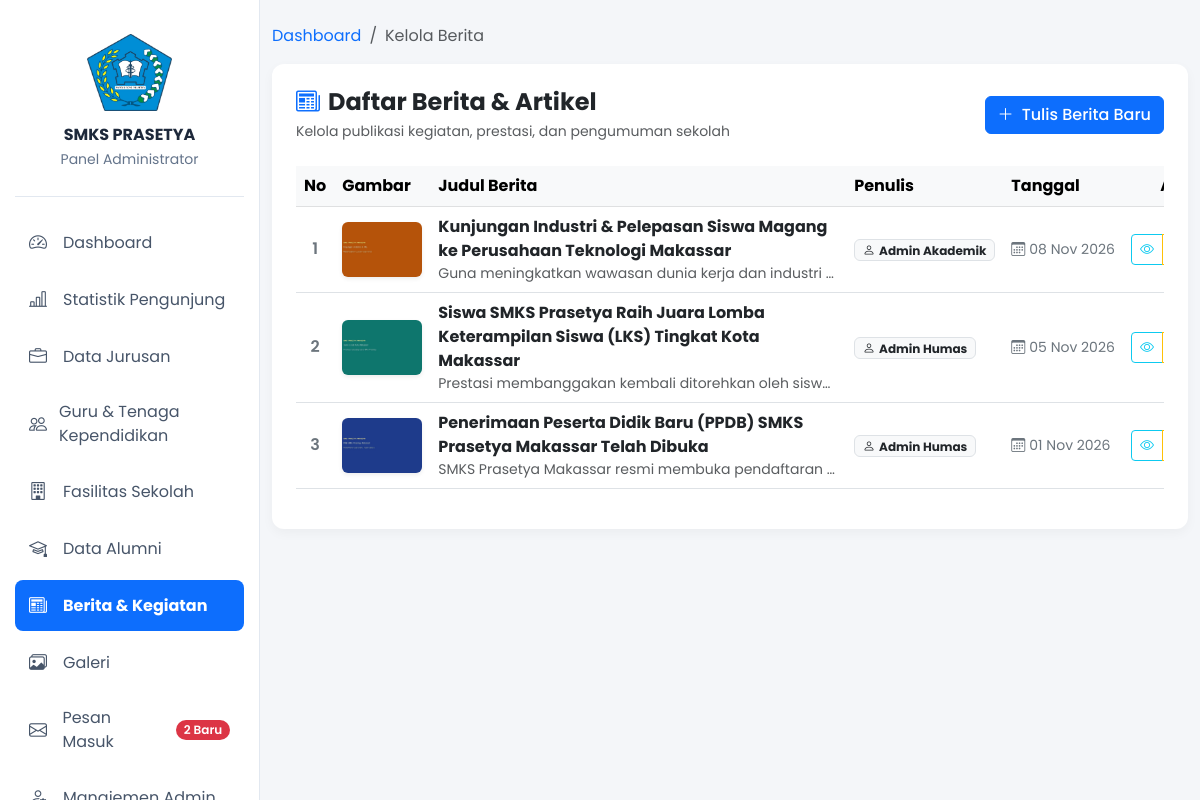
The app's page /admin/berita/index.php (signed in) with its own data.
### tables this page shows
CREATE TABLE `berita` (
  `id` INT AUTO_INCREMENT PRIMARY KEY,
  `judul` VARCHAR(255) NOT NULL,
  `isi` TEXT NOT NULL,
  `gambar` VARCHAR(255) NOT NULL,
  `penulis` VARCHAR(100) DEFAULT 'Admin',
  `tanggal` DATETIME DEFAULT CURRENT_TIMESTAMP
);

### admin/berita/index.php (the view, shortened to what this page needs)
<?php
require_once '../../config/koneksi.php';
$query = mysqli_query($conn, "SELECT * FROM berita ORDER BY tanggal DESC");
?>
<!DOCTYPE html>
<html lang="id">
<head>
    <link href="https://cdn.jsdelivr.net/npm/bootstrap@5.3.0/dist/css/bootstrap.min.css" rel="stylesheet">
    <link rel="stylesheet" href="https://cdn.jsdelivr.net/npm/bootstrap-icons@1.11.1/font/bootstrap-icons.css">
</head>
<body>
    <?php include '../navbar.php'; ?>
    <div class="container my-4">
        <nav aria-label="breadcrumb">
            <ol class="breadcrumb">
                <li class="breadcrumb-item"><a href="../index.php" class="text-decoration-none">Dashboard</a></li>
                <li class="breadcrumb-item active" aria-current="page">Kelola Berita</li>
            </ol>
        </nav>
        <div class="card card-custom bg-white p-4">
            <div class="d-flex justify-content-between align-items-center flex-wrap gap-2 mb-4">
                <div>
                    <h4 class="fw-bold mb-1"><i class="bi bi-newspaper text-primary me-2"></i>Daftar Berita & Artikel</h4>
                    <p class="text-muted small mb-0">Kelola publikasi kegiatan, prestasi, dan pengumuman sekolah</p>
                </div>
                <a href="tambah.php" class="btn btn-primary fw-medium">
                    <i class="bi bi-plus-lg me-1"></i> Tulis Berita Baru
                </a>
            </div>
            <div class="table-responsive">
                <table class="table table-hover align-middle">
                    <thead class="table-light">
                        <tr>
                            <th class="text-center" style="width: 50px;">No</th>
                            <th style="width: 100px;">Gambar</th>
                            <th>Judul Berita</th>
                            <th style="width: 140px;">Penulis</th>
                            <th style="width: 130px;">Tanggal</th>
                            <th class="text-center" style="width: 160px;">Aksi</th>
                        </tr>
                    </thead>
                    <tbody>
                        <?php
                        $no = 1;
                        if (mysqli_num_rows($query) > 0) :
                            while ($row = mysqli_fetch_assoc($query)) :
                        ?>
                            <tr>
                                <td class="text-center fw-semibold text-secondary"><?= $no++; ?></td>
                                <td>
                                    <img src="../../assets/uploads/<?= htmlspecialchars($row['gambar']); ?>" alt="Gambar Berita" class="rounded object-fit-cover shadow-sm" width="80" height="55" onerror="this.src='https://placehold.co/100x80?text=No+Img'">
                                </td>
                                <td>
                                    <span class="fw-bold text-dark d-block">
                                        <?= htmlspecialchars($row['judul']); ?>
                                    </span>
                                    <small class="text-muted text-truncate d-block" style="max-width: 400px;">
                                        <?= strip_tags($row['isi']); ?>
                                    </small>
                                </td>
                                <td>
                                    <span class="badge bg-light text-dark border">
                                        <i class="bi bi-person me-1"></i><?= htmlspecialchars($row['penulis']); ?>
                                    </span>
                                </td>
                                <td class="small text-secondary text-nowrap">
                                    <i class="bi bi-calendar3 me-1"></i><?= date('d M Y', strtotime($row['tanggal'])); ?>
                                </td>
                                <td class="text-center">
                                    <div class="btn-group btn-group-sm">
                                        <a href="../../detail-berita.php?id=<?= $row['id']; ?>" target="_blank" class="btn btn-outline-info" title="Lihat di Web">
                                            <i class="bi bi-eye"></i>
                                        </a>
                                        <a href="edit.php?id=<?= $row['id']; ?>" class="btn btn-outline-warning" title="Edit Berita">
                                        </a>
                                    </div>
                                </td>
                            </tr>
                        <?php
                            endwhile;
                        endif; ?>
                    </tbody>
                </table>
            </div>
        </div>
    </div>
</body>
</html>

### assets/css/theme.css (style rules this page uses)
:root { color-scheme: light; }
body { background-color: #f4f6f9; color: #334155; transition: background-color 0.2s, color 0.2s; }

### admin/berita/index.php (style rules this page uses)
body { font-family: 'Poppins', sans-serif; background-color: #f4f6f9; }
.card-custom { border: none; border-radius: 12px; box-shadow: 0 4px 12px rgba(0,0,0,0.04); }

### admin/navbar.php (style rules this page uses)
body { padding-left: 260px; }

### records on screen
berita: gambar (picture), judul "Kunjungan Industri & Pelepasan Siswa Magang ke Perusahaan Teknologi Makassar", isi "Guna meningkatkan wawasan dunia kerja dan industri…", penulis "Admin Akademik", tanggal "08 Nov 2026"
berita: gambar (picture), judul "Siswa SMKS Prasetya Raih Juara Lomba Keterampilan Siswa (LKS) Tingkat Kota Makassar", isi "Prestasi membanggakan kembali ditorehkan oleh sisw…", penulis "Admin Humas", tanggal "05 Nov 2026"
berita: gambar (picture), judul "Penerimaan Peserta Didik Baru (PPDB) SMKS Prasetya Makassar Telah Dibuka", isi "SMKS Prasetya Makassar resmi membuka pendaftaran…", penulis "Admin Humas", tanggal "01 Nov 2026"

### other values on screen
$unread_count "2"
